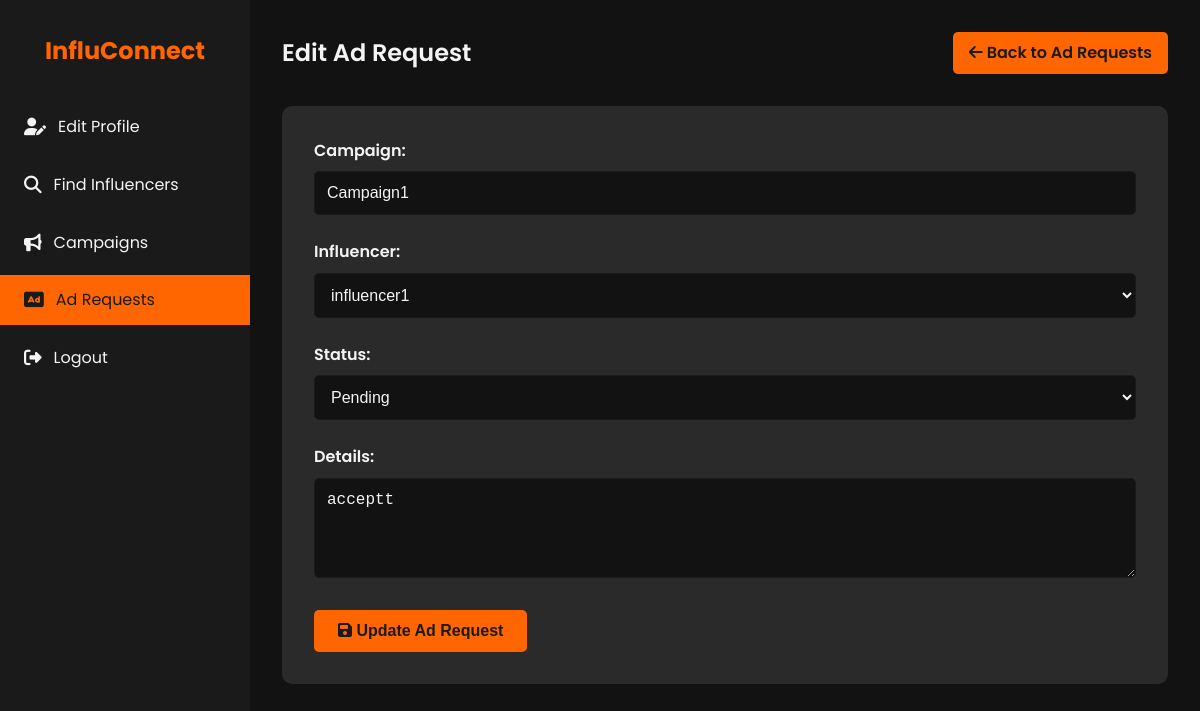
/ad_requests/edit/3, run on an earlier commit of the app's database.
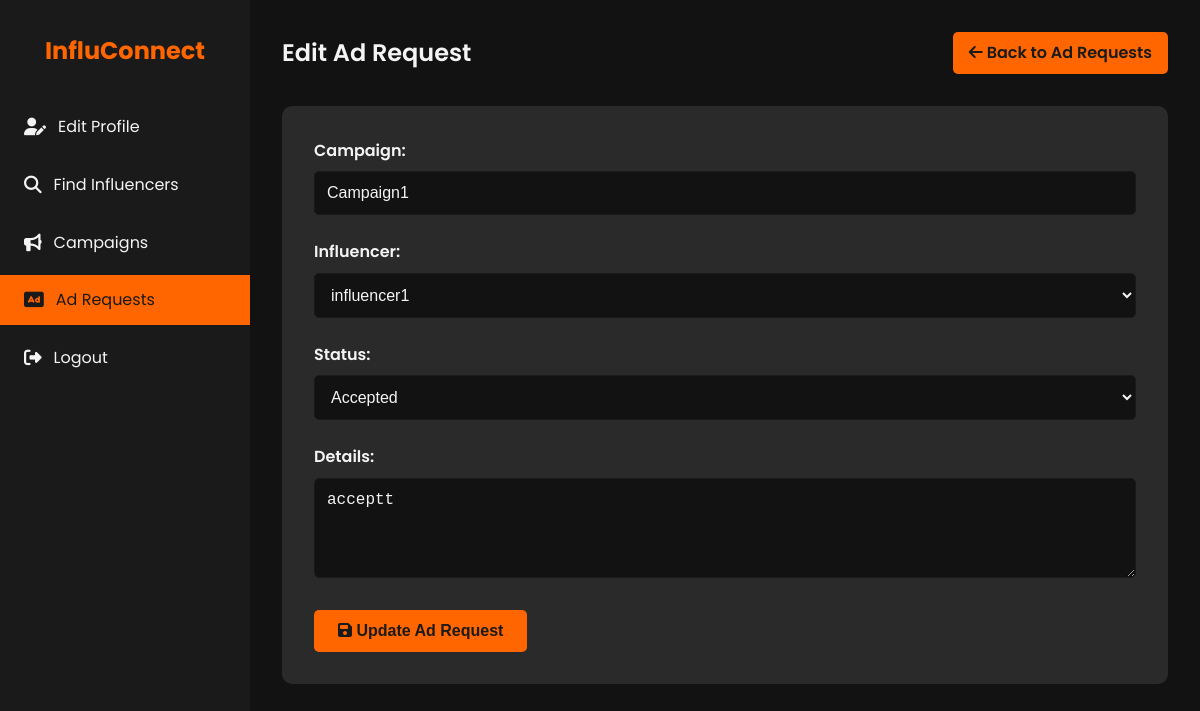
And on a later commit of the database.
### models.py (models this page shows, shortened)
class AdRequest(db.Model):
    id = db.Column(db.Integer, primary_key=True)
    campaign_id = db.Column(db.Integer, db.ForeignKey('campaign.id'), nullable=False)
    influencer_id = db.Column(db.Integer, db.ForeignKey('influencer.id'), nullable=False)
    status = db.Column(db.String(50), nullable=False)  # pending, accepted, rejected, negotiated
    details = db.Column(db.Text)
    negotiation_terms = db.Column(db.Text)
    communication_log = db.Column(db.Text)
    created_at = db.Column(db.DateTime, default=datetime.utcnow)
    updated_at = db.Column(db.DateTime, default=datetime.utcnow, onupdate=datetime.utcnow)
    campaign = db.relationship('Campaign', backref=db.backref('ad_requests', lazy=True))
    influencer = db.relationship('Influencer', backref=db.backref('ad_requests', lazy=True))

class User(db.Model, UserMixin):
    id = db.Column(db.Integer, primary_key=True)
    username = db.Column(db.String(80), unique=True, nullable=False)
    password = db.Column(db.String(200), nullable=False)
    email = db.Column(db.String(120), unique=True, nullable=False)
    role = db.Column(db.String(50), nullable=False)  # admin, sponsor, influencer
    is_active = db.Column(db.Boolean, default=True)

### app.py (the view, shortened to what this page needs)
    @app.route('/ad_requests/edit/<int:id>', methods=['GET', 'POST'])
    def edit_ad_request(id):
        ad_request = AdRequest.query.get_or_404(id)
        influencers = Influencer.query.all()
        return render_template('edit_ad_request.html', ad_request=ad_request, influencers=influencers)

### templates/edit_ad_request.html (shortened to what this page needs)
<!DOCTYPE html>
<html lang="en">
<head>
    <link rel="stylesheet" href="https://cdnjs.cloudflare.com/ajax/libs/font-awesome/6.1.1/css/all.min.css">
</head>
<body>
    <div class="dashboard">
        <aside class="sidebar">
            <div class="logo">
                <h1>InfluConnect</h1>
            </div>
            <nav>
                <ul class="nav-menu">
                    <li class="nav-item">
                        <a href="{{ url_for('sponsor_profile') }}" class="nav-link">
                            <i class="fas fa-user-edit"></i> Edit Profile
                        </a>
                    </li>
                    <li class="nav-item">
                        <a href="{{ url_for('search_influencers') }}" class="nav-link">
                            <i class="fas fa-search"></i> Find Influencers
                        </a>
                    </li>
                    <li class="nav-item">
                        <a href="{{ url_for('campaigns_list') }}" class="nav-link">
                            <i class="fas fa-bullhorn"></i> Campaigns
                        </a>
                    </li>
                    <li class="nav-item">
                        <a href="{{ url_for('list_ad_requests') }}" class="nav-link active">
                            <i class="fas fa-ad"></i> Ad Requests
                        </a>
                    </li>
                    <li class="nav-item">
                        <a href="{{ url_for('logout') }}" class="nav-link">
                            <i class="fas fa-sign-out-alt"></i> Logout
                        </a>
                    </li>
                </ul>
            </nav>
        </aside>
        <main class="main-content">
            <header class="header">
                <h1 class="welcome-text">Edit Ad Request</h1>
                <a href="{{ url_for('list_ad_requests') }}" class="btn">
                    <i class="fas fa-arrow-left"></i> Back to Ad Requests
                </a>
            </header>
            <section class="form-container">
                <form action="{{ url_for('edit_ad_request', id=ad_request.id) }}" method="POST">
                    <div class="form-group">
                        <label for="campaign_id">Campaign:</label>
                        <input type="text" id="campaign_id" class="form-control" value="{{ ad_request.campaign.title }}" readonly>
                    </div>
                    <div class="form-group">
                        <label for="influencer_id">Influencer:</label>
                        <select name="influencer_id" id="influencer_id" class="form-control" required>
                            {% for influencer in influencers %}
                            <option value="{{ influencer.id }}" {% if influencer.id == ad_request.influencer_id %}selected{% endif %}>{{ influencer.user.username }}</option>
                            {% endfor %}
                        </select>
                    </div>
                    <div class="form-group">
                        <label for="status">Status:</label>
                        <select name="status" id="status" class="form-control" required>
                            <option value="pending" {% if ad_request.status == 'pending' %}selected{% endif %}>Pending</option>
                            <option value="accepted" {% if ad_request.status == 'accepted' %}selected{% endif %}>Accepted</option>
                        </select>
                    </div>
                    <div class="form-group">
                        <label for="details">Details:</label>
                        <textarea name="details" id="details" rows="4" class="form-control">{{ ad_request.details }}</textarea>
                    </div>
                    <button type="submit" class="btn-submit">
                        <i class="fas fa-save"></i> Update Ad Request
                    </button>
                </form>
            </section>
        </main>
    </div>
</body>
</html>

What changed in the data, as far as the page shows it:
changed AdRequest "acceptt": status "Pending" → "Accepted"
